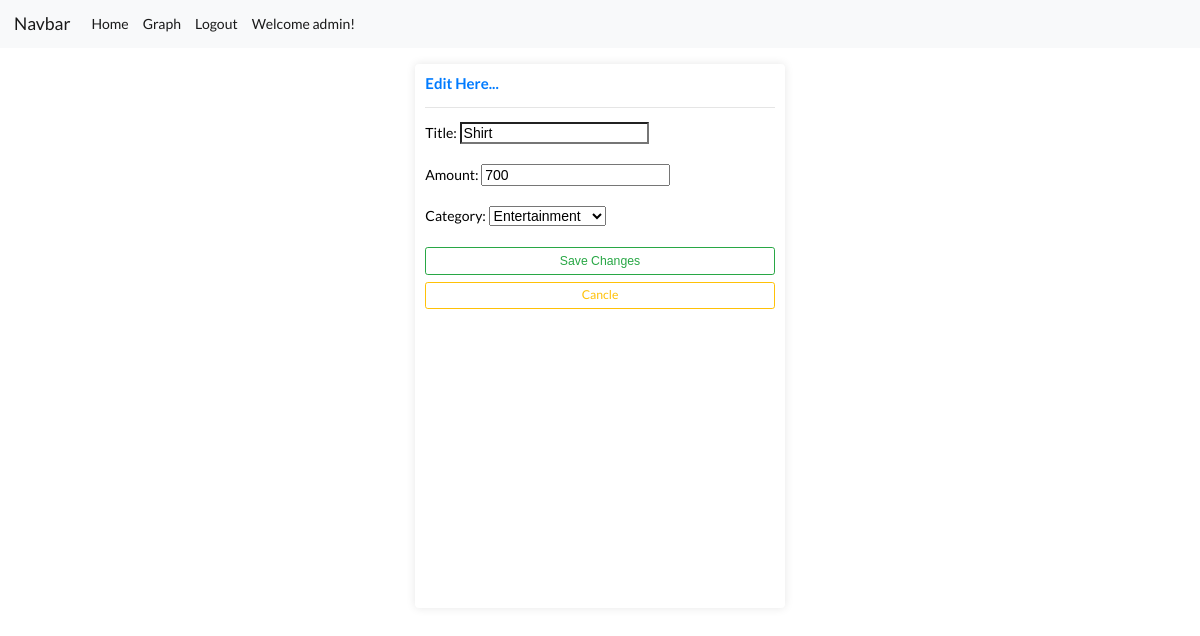
/edit-manage-expense/8/ (signed in), run on an earlier commit of the app's database.
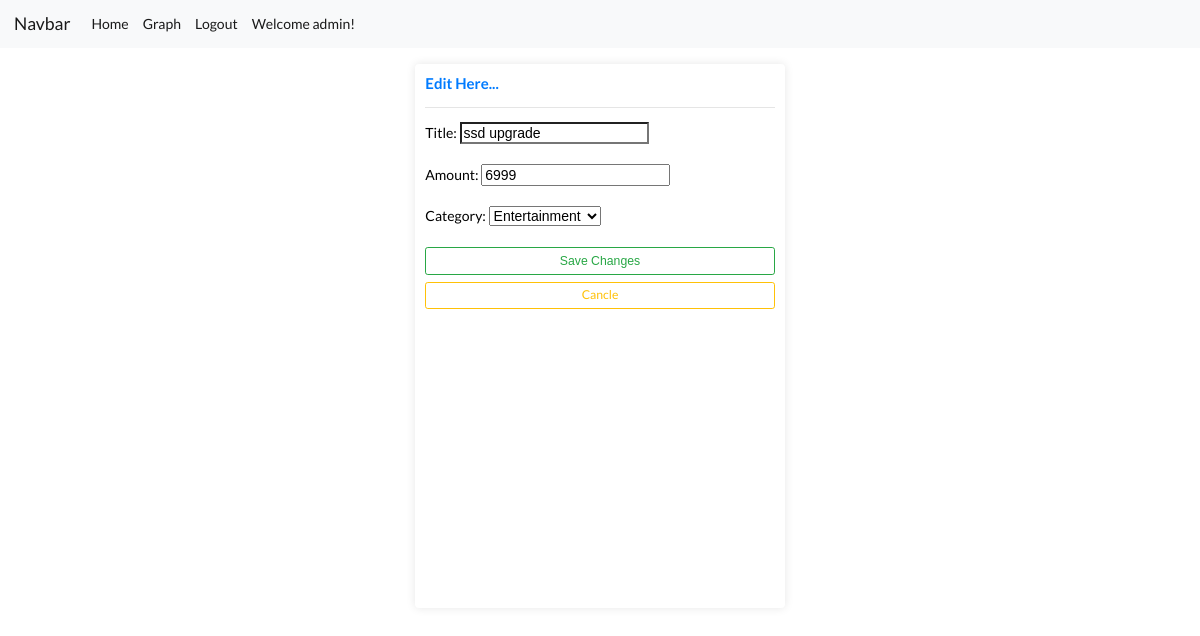
And on a later commit of the database.
### CoreApp/models.py (models this page shows, shortened)
class AddExpense(models.Model):
    title = models.CharField(max_length=100, blank=False, null=False)
    category = models.ForeignKey(ExpenseCat, on_delete=models.CASCADE)
    amount = models.PositiveIntegerField()
    date_time = models.DateTimeField(default=datetime.now)

class ExpenseCat(models.Model):
    title = models.CharField(max_length=100, blank=False, null=False)
    def __str__(self):
        return self.title

### CoreApp/views.py (the view, shortened to what this page needs)
# urls.py: path('edit-manage-expense/<int:pk>/', EditExpense.as_view(), name="editmanageexpense"),
class EditExpense(UpdateView):
    template_name = "expense/editexpense.html"
    get_object_name = "changeexpense"
    model = AddExpense
    fields = ("title", "amount", "category")

### templates/expense/editexpense.html (shortened to what this page needs)
{% extends 'base.html' %}
{% block content %}
<div class="container">
    <div class="row box">
        <div class="box-element col-md-4">
            <h4 class="text-primary">Edit Here...</h4>
            <hr>
            <form action="" method="POST">
                {{ form.as_p }}
                <button class="btn btn-outline-success btn-sm btn-block">Save Changes</button>
            </form>
            <a class="btn btn-outline-warning btn-sm btn-block mt-2" href="{% url 'manageexpense' %}">Cancle</a>
        </div>
    </div>
</div>
{% endblock %}

What changed in the data, as far as the page shows it:
changed AddExpense: title "Shirt" → "ssd upgrade"
Also different on the page:
form field amount: "700" → "6999"
